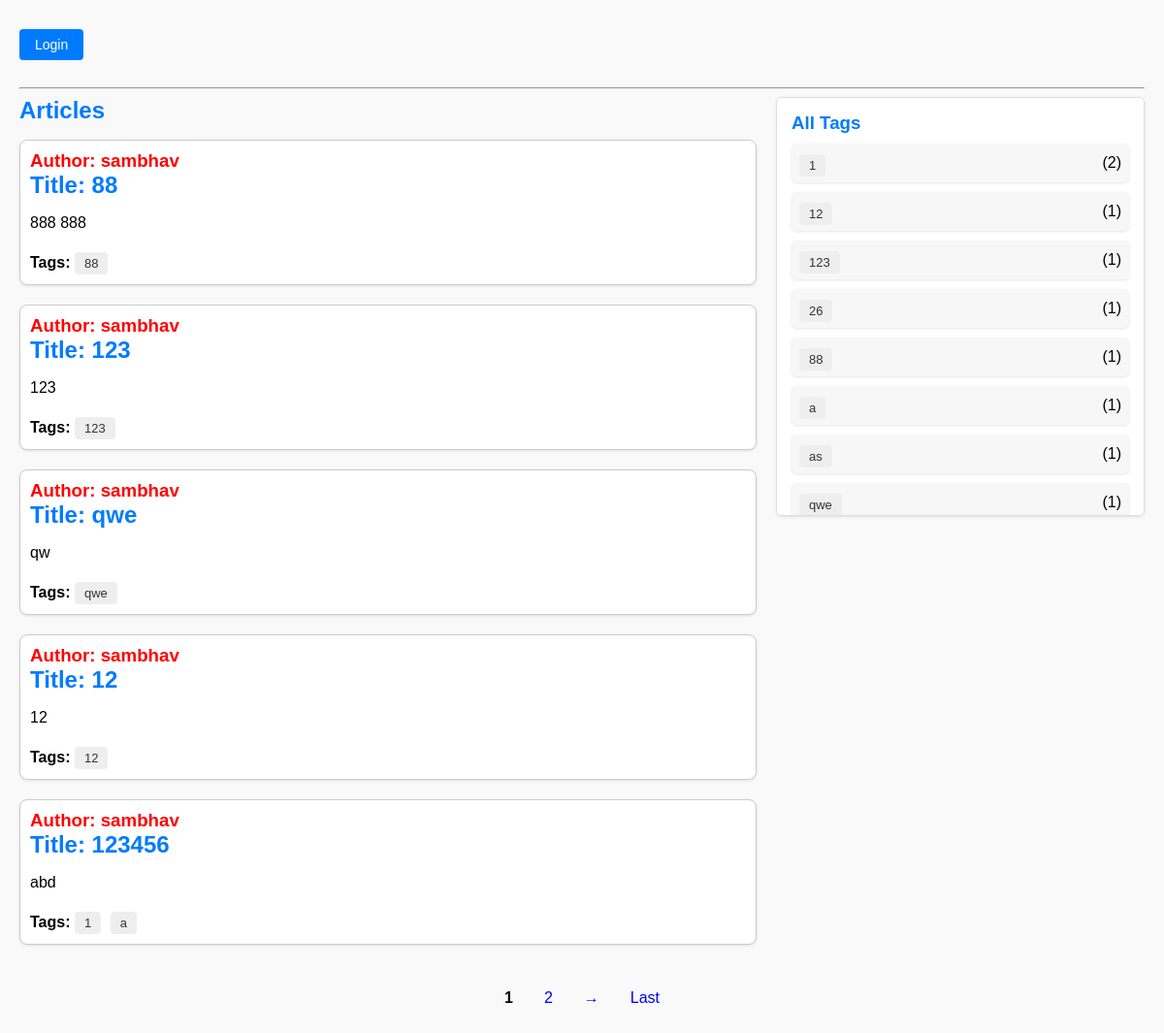
The page / on the database its author committed.
### article/models.py (models this page shows, shortened)
class Cuser(AbstractUser):
    phone = models.CharField(max_length=15, blank=True, null=True)

class Articles(models.Model):
    title = models.CharField(max_length=200)
    content = models.TextField()
    tags = models.CharField(max_length=100)
    author = models.ForeignKey(
        settings.AUTH_USER_MODEL,
        on_delete=models.CASCADE
    )
    is_draft = models.BooleanField(default=False)
    created_at = models.DateTimeField(auto_now_add=True)

### article/views.py (the view)
# urls.py: path('', article, name='home'),
def article(request):
    user = request.user if request.user.is_authenticated else None
    search_query = request.GET.get('search', '').strip()
    articles_qs = Articles.objects.filter(is_draft=False).select_related('author').order_by('-created_at')
    if search_query:
        import re
        escaped_query = re.escape(search_query)
        articles_qs = articles_qs.filter(
            Q(title__iregex=rf'\b{escaped_query}\b') | Q(content__iregex=rf'\b{escaped_query}\b')
        )
    paginator = Paginator(articles_qs, 5)
    page_number = request.GET.get('page')
    page_obj = paginator.get_page(page_number)
    processed_articles = [
        {
            'id': art.id,
            'title': art.title,
            'content': art.content,
            'tags': art.tags,
            'tag_list': [tag.strip() for tag in art.tags.split(',') if tag.strip()],
            'author_name': art.author.username,
            'created_at': art.created_at,
        }
        for art in page_obj
    ]
    all_tags_flat = []
    for art in Articles.objects.filter(is_draft=False):
        all_tags_flat.extend([tag.strip() for tag in art.tags.split(',') if tag.strip()])
    tag_counts = Counter(all_tags_flat)
    tag_counts_list = sorted(tag_counts.items())
    has_drafts = Articles.objects.filter(author=user, is_draft=True).exists() if user else False
    context = {
        'articles': processed_articles,
        'user_name': user.username if user else None,
        'is_logged_in': bool(user),
        'all_tags': sorted(set(all_tags_flat)),
        'tag_counts_list': tag_counts_list,
        'page_obj': page_obj,
        'has_drafts': has_drafts,
        'no_drafts': not has_drafts,
        'search_query': search_query,  # keep query in input field
    }
    if request.headers.get("x-requested-with") == "XMLHttpRequest" and request.GET.get("format") == "html":
        return render(request, 'article.html', context)
    return render(request, 'article.html', context)

### article/templates/article.html (shortened to what this page needs)
 {% load static %}
<!DOCTYPE html>
<html lang="en">
<head id="navbar">
  <link rel="stylesheet" href="{% static 'css/article.css' %}">
</head>
<body>
<div id="navbar" style="display: flex; justify-content: space-between; align-items: center;">
  {% if is_logged_in %}
    <div>
      <a href="{% url 'add_article' %}" class="button ajax-page">Add Article</a>
      <a
        href="{% url 'draft_article' %}"
        id="draftsLink"
        class="button ajax-page"
        data-has-drafts="{{ has_drafts|yesno:'true,false' }}"> My Drafts </a>
      <a href="{% url 'logout' %}" class="button">Logout</a>
    </div>
     <form id="search-form">
    <input type="text" name="search" placeholder="Search articles..." value="{{ search_query }}">
    <button type="submit">Search</button>
    </form>
    <div><strong>Welcome, {{ user_name }}!</strong></div>
  {% else %}
    <div>
      <a href="{% url 'login' %}" class="button ajax-page">Login</a>
    </div>
  {% endif %}
</div>
<hr>
<div style="display: grid; grid-template-columns: 2fr 1fr; gap: 20px; align-items: flex-start;">
<div>
  <h2>Articles</h2>
  <ul id="article-list" style="list-style: none; padding: 0;">
    {% for article in articles %}
      <li style="margin-bottom: 20px; padding: 10px; border: 1px solid #ccc; border-radius: 8px; background: white;">
        <h3>Author: {{ article.author_name }}</h3>
        <h2>Title: {{ article.title }}</h2>
        <p>{{ article.content }}</p>
        {% if article.tag_list %}
          <strong>Tags:</strong>
          {% for tag in article.tag_list %}
            <a href="{% url 'tags' tag %}" class="tag-link" style="margin-right: 5px;">{{ tag }}</a>
          {% endfor %}
        {% endif %}
      </li>
    {% empty %}
      <li>No articles found.</li>
    {% endfor %}
  </ul>
</div>
  <div class="tags-sidebar">
    <h3>All Tags</h3>
    <ul>
      {% for tag, count in tag_counts_list %}
        <li>
          <a href="{% url 'tags' tag %}" class="tag-link"
             {% if selected_tag and selected_tag|lower == tag|lower %}style="font-weight:bold;color:red;"{% endif %}>
             {{ tag }}
          </a> ({{ count }})
        </li>
      {% endfor %}
    </ul>
  </div>
</div>
{% if page_obj.has_other_pages %}
  <div class="pagination-wrapper" style="text-align:center; margin-top: 20px;">
    <div class="pagination">
      {% for num in page_obj.paginator.page_range %}
        {% if num >= page_obj.number|add:'-2' and num <= page_obj.number|add:'2' %}
          {% if num == page_obj.number %}
            <strong>{{ num }}</strong>
          {% else %}
            <a href="?page={{ num }}" class="ajax-page">{{ num }}</a>
          {% endif %}
        {% endif %}
      {% endfor %}
      {% if page_obj.has_next %}
        <a href="?page={{ page_obj.next_page_number }}" class="ajax-page">&rarr;</a>
      {% endif %}
      {% if page_obj.number < page_obj.paginator.num_pages %}
        <a href="?page={{ page_obj.paginator.num_pages }}" class="ajax-page">Last</a>
      {% endif %}
    </div>
  </div>
{% endif %}
</body>
</html>

### article/static/css/article.css (style rules this page uses)
body { font-family: Arial, sans-serif; margin: 20px; background-color: #f9f9f9; }
h1, h2 { margin: 0 0 10px; color: #007BFF; }
h3 { margin: 0; color: red; }
.button { display: inline-block; padding: 8px 16px; font-size: 14px; color: #fff; background-color: #007BFF; text-decoration: none; border-radius: 4px; margin: 10px 5px 20px 0; }
ul { padding: 0; list-style: none; }
li { background: #fff; padding: 15px; margin-bottom: 10px; border-radius: 5px; box-shadow: 0 1px 3px rgba(0, 0, 0, 0.1); }
.tag-link { display: inline-block; margin-right: 5px; margin-top: 5px; text-decoration: none; background-color: #eee; color: #333; padding: 4px 10px; border-radius: 4px; font-size: 13px; transition: background-color 0.2s ease, color 0.2s ease; }
.pagination-wrapper { display: flex; justify-content: center; margin-top: 30px; width: 100%; }
.pagination { display: flex; gap: 8px; align-items: center; }
.pagination a, .pagination strong { padding: 6px 12px; border-radius: 4px; text-decoration: none; transition: 0.2s; }
.tags-sidebar { flex: 1; max-height: 400px; overflow-y: auto; background: #fff; padding: 15px; border-radius: 6px; border: 1px solid #ddd; box-shadow: 0 1px 3px rgba(0, 0, 0, 0.1); margin-top: 0; display: flex; flex-direction: column; }
.tags-sidebar h3 { margin: 0 0 10px 0; color: #007BFF; }
.tags-sidebar ul { list-style: none; padding: 0; margin: 0; }
.tags-sidebar li { margin-bottom: 10px; background: #f7f7f7; padding: 6px 8px; border-radius: 5px; display: flex; justify-content: space-between; align-items: center; }
.tags-sidebar .tag-link { background-color: #eee; padding: 4px 10px; border-radius: 4px; font-size: 13px; color: #333; text-decoration: none; transition: 0.2s; }

### rows shown on the page
Cuser: author_name "sambhav" "sambhav" "sambhav" "sambhav" "sambhav"
Articles: title "88", content "888 888", tag_list "88", tag_counts_list "88"
Articles: title "123", content "123", tag_list "123", tag_counts_list "123"
Articles: title "qwe", content "qw", tag_list "qwe", tag_counts_list "qwe"
Articles: title "12", content "12", tag_list "12", tag_counts_list "12"
Articles: title "123456", content "abd"
Articles: tag_counts_list "26"
Articles: tag_counts_list "as"

### other values the page prints
{{ tag }} "1" "a"
{{ count }} "2" "1" "1" "1" "1" "1" "1" "1"
{{ num }} "1"
{{ num }} "2"
